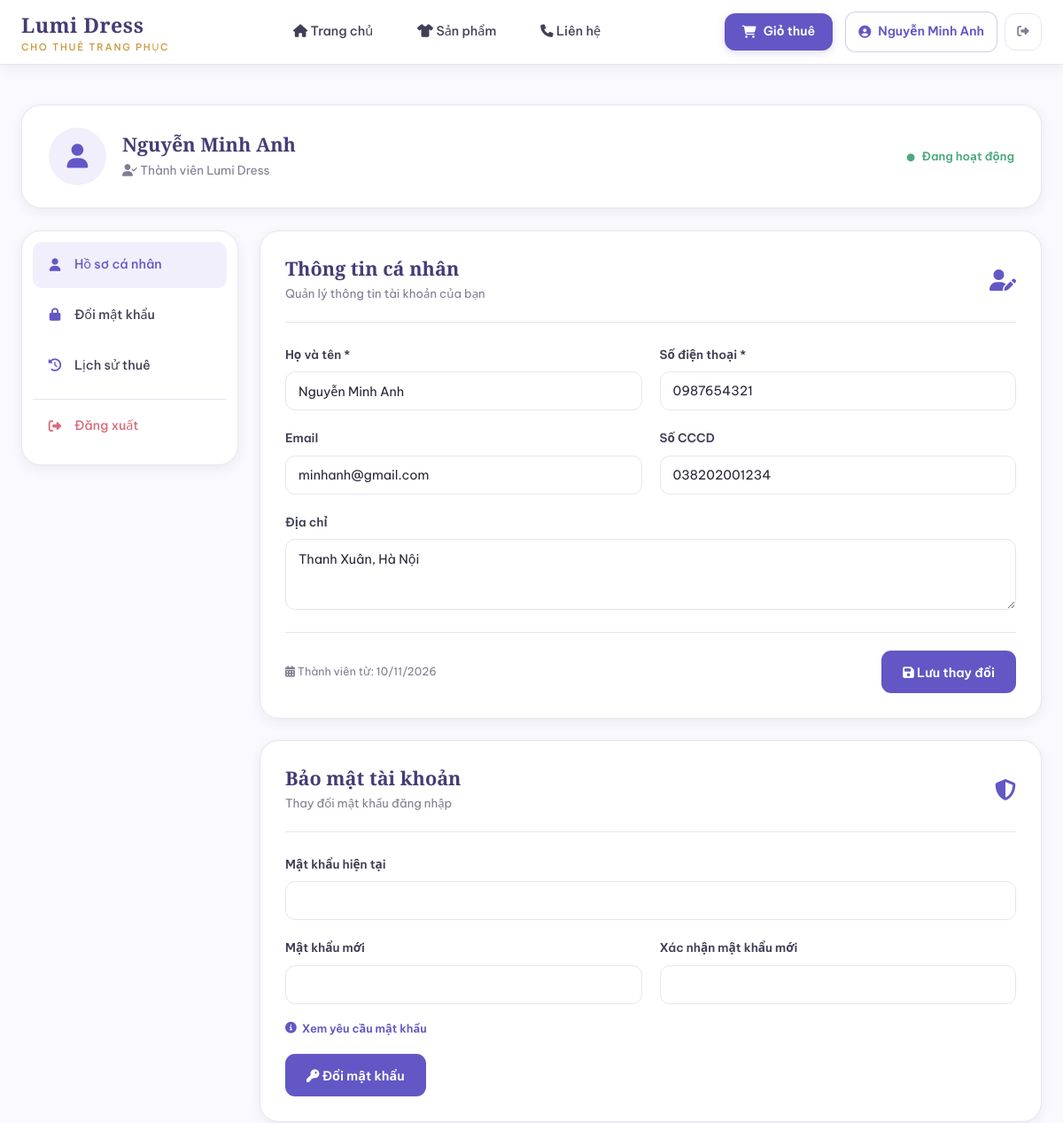
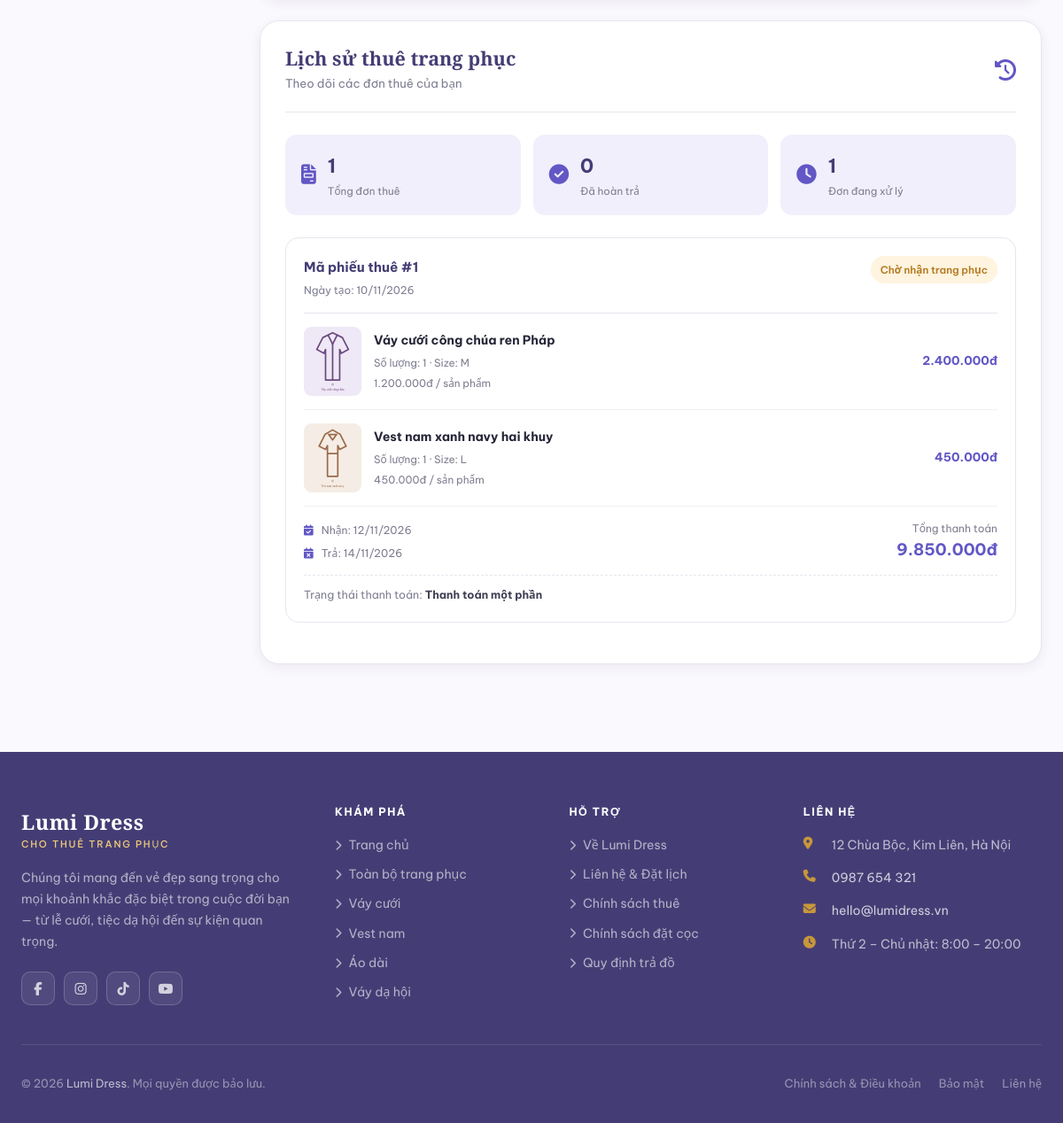
The app's page /client/profile.php (signed in) with its own data (2 pictures, top to bottom).
### tables this page shows
CREATE TABLE `customers` (
  `id` int(11) NOT NULL,
  `fullname` varchar(100) NOT NULL,
  `phone` varchar(11) NOT NULL,
  `email` varchar(100) DEFAULT NULL,
  `identity_number` varchar(20) DEFAULT NULL,
  `address` varchar(255) DEFAULT NULL,
  `password` varchar(255) NOT NULL,
  `status` tinyint(4) NOT NULL DEFAULT 1,
  `created_at` datetime NOT NULL DEFAULT current_timestamp()
);

CREATE TABLE `rentals` (
  `id` int(11) NOT NULL,
  `customer_id` int(11) NOT NULL,
  `created_by` int(11) DEFAULT NULL,
  `receive_date` date NOT NULL,
  `return_date` date NOT NULL,
  `rental_amount` decimal(10,2) NOT NULL DEFAULT 0.00,
  `deposit_amount` decimal(10,2) NOT NULL DEFAULT 0.00,
  `discount` decimal(10,2) NOT NULL DEFAULT 0.00,
  `final_amount` decimal(10,2) NOT NULL DEFAULT 0.00,
  `paid_amount` decimal(10,2) NOT NULL DEFAULT 0.00,
  `status` varchar(50) NOT NULL,
  `payment_status` varchar(50) NOT NULL,
  `cancel_reason` varchar(255) DEFAULT NULL,
  `cancelled_at` date DEFAULT NULL,
  `note` varchar(500) DEFAULT NULL,
  `created_at` datetime NOT NULL DEFAULT current_timestamp(),
  `updated_at` datetime NOT NULL DEFAULT current_timestamp()
);

CREATE TABLE `rental_items` (
  `id` int(11) NOT NULL,
  `rental_id` int(11) NOT NULL,
  `costume_id` int(11) NOT NULL,
  `quantity` int(11) NOT NULL DEFAULT 1,
  `selected_size` varchar(20) DEFAULT NULL,
  `unit_price` decimal(10,2) NOT NULL DEFAULT 0.00,
  `rental_days` int(11) NOT NULL DEFAULT 1,
  `subtotal` decimal(10,2) NOT NULL DEFAULT 0.00,
  `deposit_amount` decimal(10,2) NOT NULL DEFAULT 0.00,
  `condition_out` varchar(500) DEFAULT NULL,
  `condition_in` varchar(500) DEFAULT NULL,
  `note` varchar(500) DEFAULT NULL
);

CREATE TABLE `costumes` (
  `id` int(11) NOT NULL,
  `name` varchar(255) NOT NULL,
  `category_id` int(11) DEFAULT NULL,
  `size` varchar(50) DEFAULT NULL,
  `color` varchar(50) DEFAULT NULL,
  `rental_price` decimal(10,2) NOT NULL DEFAULT 0.00,
  `deposit` decimal(10,2) NOT NULL DEFAULT 0.00,
  `quantity` int(11) NOT NULL DEFAULT 1,
  `status` varchar(50) NOT NULL,
  `condition_note` varchar(500) DEFAULT NULL,
  `description` varchar(500) DEFAULT NULL,
  `image` varchar(255) DEFAULT NULL,
  `created_at` datetime NOT NULL DEFAULT current_timestamp(),
  `updated_at` datetime NOT NULL DEFAULT current_timestamp()
);

### client/profile.php (the view, shortened to what the rows shown need)
<?php
require_once '../customer_auth.php';
$customerId = (int)$_SESSION['customer_id'];
$stmt = $conn->prepare(
    "SELECT id, fullname, phone, email, identity_number,
            address, created_at
     FROM customers
     WHERE id = ?
     LIMIT 1"
);
$stmt->bind_param("i", $customerId);
$stmt->execute();
$customer = $stmt->get_result()->fetch_assoc();
$rentalStmt = $conn->prepare(
    "SELECT *
     FROM rentals
     WHERE customer_id = ?
     ORDER BY created_at DESC, id DESC
     LIMIT 10"
);
$rentalStmt->bind_param("i", $customerId);
$rentalStmt->execute();
$rentals = $rentalStmt->get_result()->fetch_all(MYSQLI_ASSOC);
$rentalItems = [];
if (!empty($rentals)) {
    $itemStmt = $conn->prepare(
        "SELECT ri.*, c.name, c.image
         FROM rental_items ri
         LEFT JOIN costumes c ON c.id = ri.costume_id
         WHERE ri.rental_id = ?
         ORDER BY ri.id"
    );
    foreach ($rentals as $rental) {
        $rentalId = (int)$rental['id'];
        $itemStmt->bind_param("i", $rentalId);
        $itemStmt->execute();
        $rentalItems[$rentalId] = $itemStmt
            ->get_result()
            ->fetch_all(MYSQLI_ASSOC);
    }
}
function profile_h($value) {
    return htmlspecialchars((string)($value ?? ''), ENT_QUOTES, 'UTF-8');
}
function rental_status($status) {
    $statuses = [
        'reserved' => ['Chờ nhận trang phục', 'warning'],
        'picked_up' => ['Đang thuê', 'info'],
        'returned' => ['Đã hoàn trả', 'success'],
        'overdue' => ['Quá hạn trả', 'danger'],
        'cancelled' => ['Đã hủy', 'secondary']
    ];
    return $statuses[$status] ?? ['Chưa xác định', 'secondary'];
}
include 'header.php';
?>
<div class="profile-page">
    <div class="container">
        <div class="profile-welcome">
            <div class="profile-welcome-info">
                <h2><?= profile_h($customer['fullname']) ?></h2>
                <p>
                    <i class="fas fa-user-check"></i>
                    Thành viên Lumi Dress
                </p>
            </div>
        </div>
        <div class="profile-layout">
            <main class="profile-content">
                <section class="profile-section" id="personal-info">
                    <div class="profile-section-heading">
                        <div>
                            <h2>Thông tin cá nhân</h2>
                        </div>
                    </div>
                    <form method="POST" class="profile-form">
                        <div class="profile-form-grid">
                            <div class="account-form-group">
                                <label>Họ và tên *</label>
                                <input type="text" name="fullname"
                                    value="<?= profile_h($customer['fullname']) ?>"
                                    maxlength="100" required>
                            </div>
                            <div class="account-form-group">
                                <label>Số điện thoại *</label>
                                <input type="tel" name="phone"
                                    value="<?= profile_h($customer['phone']) ?>"
                                    maxlength="11" required>
                            </div>
                            <div class="account-form-group">
                                <label>Email</label>
                                <input type="email" name="email"
                                    value="<?= profile_h($customer['email']) ?>"
                                    maxlength="100">
                            </div>
                            <div class="account-form-group">
                                <label>Số CCCD</label>
                                <input type="text" name="identity_number"
                                    value="<?= profile_h($customer['identity_number']) ?>"
                                    maxlength="20">
                            </div>
                            <div class="account-form-group profile-full-width">
                                <label>Địa chỉ</label>
                                <textarea name="address" rows="3"
                                    maxlength="255"
                                    placeholder="Nhập địa chỉ của bạn"><?= profile_h($customer['address']) ?></textarea>
                            </div>
                        </div>
                        <div class="profile-form-footer">
                            <span>
                                <i class="fas fa-calendar-alt"></i>
                                Thành viên từ:
                                <?= date('d/m/Y', strtotime($customer['created_at'])) ?>
                            </span>
                            <button type="submit" class="account-submit profile-save">
                                <i class="fas fa-save"></i>
                                Lưu thay đổi
                            </button>
                        </div>
                    </form>
                </section>
                <section class="profile-section" id="change-password">
                    <div class="profile-section-heading">
                        <div>
                            <h2>Bảo mật tài khoản</h2>
                        </div>
                    </div>
                </section>
                <section class="profile-section" id="rental-history">
                    <div class="profile-section-heading">
                        <div>
                            <h2>Lịch sử thuê trang phục</h2>
                        </div>
                    </div>
                    <div class="rental-list">
                        <?php if (empty($rentals)): ?>
                            <div class="rental-empty">
                                <i class="fas fa-box-open"></i>
                                <h3>Chưa có lịch sử thuê</h3>
                                <p>Các đơn thuê của bạn sẽ xuất hiện tại đây.</p>
                                <a href="products.php" class="account-submit">
                                    Khám phá trang phục
                                </a>
                            </div>
                        <?php else: ?>
                            <?php foreach ($rentals as $rental): ?>
                                <?php
                                [$statusText, $statusClass] =
                                    rental_status($rental['status']);
                                ?>
                                <article class="rental-card">
                                    <div class="rental-card-header">
                                        <div>
                                            <strong>
                                                Mã phiếu thuê #<?= (int)$rental['id'] ?>
                                            </strong>
                                            <span>
                                                Ngày tạo:
                                                <?= date('d/m/Y', strtotime($rental['created_at'])) ?>
                                            </span>
                                        </div>
                                        <span class="rental-status <?= profile_h($statusClass) ?>">
                                            <?= profile_h($statusText) ?>
                                        </span>
                                    </div>
                                    <div class="rental-products">
                                        <?php foreach ($rentalItems[$rental['id']] ?? [] as $item): ?>
                                            <div class="rental-product">
                                                <div class="rental-product-image">
                                                    <?php if (!empty($item['image'])): ?>
                                                        <img
                                                            src="../uploads/<?= rawurlencode(basename($item['image'])) ?>"
                                                            alt="<?= profile_h($item['name']) ?>"
                                                        >
                                                    <?php else: ?>
                                                        <i class="fas fa-shirt"></i>
                                                    <?php endif; ?>
                                                </div>
                                                <div class="rental-product-info">
                                                    <strong>
                                                        <?= profile_h($item['name'] ?? 'Sản phẩm không còn tồn tại') ?>
                                                    </strong>
                                                    <span>
                                                        Số lượng: <?= (int)$item['quantity'] ?>
                                                        · Size: <?= profile_h($item['selected_size'] ?? '—') ?>
                                                    </span>
                                                    <span>
                                                        <?= number_format((float)$item['unit_price'], 0, ',', '.') ?>đ
                                                        / sản phẩm
                                                    </span>
                                                </div>
                                                <strong class="rental-product-price">
                                                    <?= number_format((float)$item['subtotal'], 0, ',', '.') ?>đ
                                                </strong>
                                            </div>
                                        <?php endforeach; ?>
                                    </div>
                                    <div class="rental-card-footer">
                                        <div class="rental-dates">
                                            <span>
                                                <i class="fas fa-calendar-check"></i>
                                                Nhận:
                                                <?= date('d/m/Y', strtotime($rental['receive_date'])) ?>
                                            </span>
                                            <span>
                                                <i class="fas fa-calendar-times"></i>
                                                Trả:
                                                <?= date('d/m/Y', strtotime($rental['return_date'])) ?>
                                            </span>
                                        </div>
                                        <div class="rental-total">
                                            <span>Tổng thanh toán</span>
                                            <strong>
                                                <?= number_format((float)$rental['final_amount'], 0, ',', '.') ?>đ
                                            </strong>
                                        </div>
                                    </div>
                                    <div class="rental-payment">
                                        Trạng thái thanh toán:
                                        <strong>
                                            <?php
                                            $paymentLabels = [
                                                'unpaid' => 'Chưa thanh toán',
                                                'partial' => 'Thanh toán một phần',
                                                'paid' => 'Đã thanh toán'
                                            ];
                                            echo profile_h(
                                                $paymentLabels[$rental['payment_status']] ?? 'Chưa xác định'
                                            );
                                            ?>
                                        </strong>
                                    </div>
                                </article>
                            <?php endforeach; ?>
                        <?php endif; ?>
                    </div>
                </section>
            </main>
        </div>
    </div>
</div>
<?php include 'footer.php'; ?>

### records on screen
customers: fullname "Nguyễn Minh Anh", phone "0987654321", email "minhanh@gmail.com", identity_number "038202001234", address "Thanh Xuân, Hà Nội", created_at "10/11/2026"
rentals: id "1", created_at "10/11/2026", statusText "Chờ nhận trang phục", receive_date "12/11/2026", return_date "14/11/2026", final_amount "9.850.000", payment_status "Thanh toán một phần"
rental_items: costume.image (picture), costume.name "Váy cưới công chúa ren Pháp", quantity "1", selected_size "M", unit_price "1.200.000", subtotal "2.400.000"
rental_items: costume.image (picture), costume.name "Vest nam xanh navy hai khuy", quantity "1", selected_size "L", unit_price "450.000", subtotal "450.000"

### other values on screen
$_SESSION['customer_name'] "Nguyễn Minh Anh"
$rentalStats['total'] "1"
$rentalStats['returned'] "0"
$rentalStats['ongoing'] "1"
